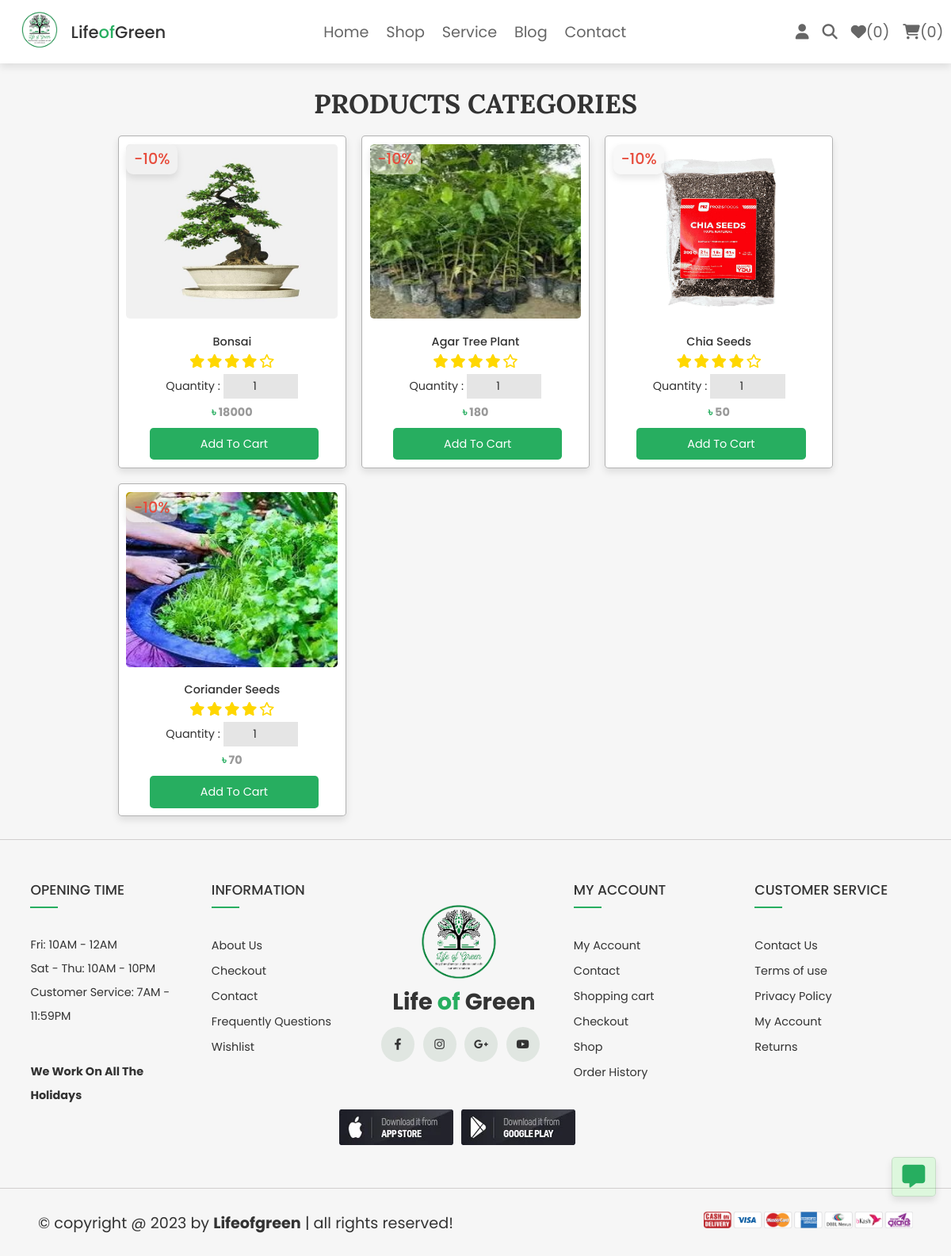
The page /category_seasonal.php?seasonal=other (signed in) on the database its author committed.
### tables this page shows
CREATE TABLE `users` (
  `id` int(100) NOT NULL,
  `name` varchar(100) NOT NULL,
  `email` varchar(100) NOT NULL,
  `password` varchar(100) NOT NULL,
  `user_type` varchar(20) NOT NULL DEFAULT 'user',
  `user_status` varchar(100) NOT NULL,
  `image` varchar(100) NOT NULL,
  `degree` varchar(100) NOT NULL,
  `specialist` varchar(100) NOT NULL
);

CREATE TABLE `products` (
  `id` int(100) NOT NULL,
  `name` varchar(100) NOT NULL,
  `category` varchar(20) NOT NULL,
  `season` varchar(100) NOT NULL,
  `details` varchar(500) NOT NULL,
  `price` int(100) NOT NULL,
  `image` varchar(100) NOT NULL
);

### category_seasonal.php (the view, shortened to what this page needs)
<?php
@include 'config.php';
?>
<!DOCTYPE html>
<html lang="en">
<head>
   <link rel="stylesheet" href="https://cdnjs.cloudflare.com/ajax/libs/font-awesome/6.1.1/css/all.min.css">
   <link rel="stylesheet" href="css/style.css">
</head>
<body>
   <?php include 'header.php'; ?>
   <section class="product">
      <h1 class="title">products categories</h1>
      <div class="box-containers">
         <?php
         $season_name = $_GET['seasonal'];
         $select_products = $conn->prepare("SELECT * FROM `products` WHERE season = ?");
         $select_products->execute([$season_name]);
         if ($select_products->rowCount() > 0) {
            while ($fetch_products = $select_products->fetch(PDO::FETCH_ASSOC)) {
         ?>
               <form action="" class="box" method="POST">
                  <span class="discount">-10%</span>
                  <a href="view_page.php?pid=<?= $fetch_products['id']; ?>">
                     <img src="uploaded_img/<?= $fetch_products['image']; ?>" alt="">
                  </a>
                  <div class="name"><?= $fetch_products['name']; ?></div>
                  <div class="stars">
                     <i class="fas fa-star"></i>
                     <i class="fas fa-star"></i>
                     <i class="fas fa-star"></i>
                     <i class="fas fa-star"></i>
                     <i class="far fa-star"></i>
                  </div>
                  <div class="quantity">
                     <span> Quantity : </span>
                     <input type="number" min="1" max="100" value="1" name="p_qty" class="qty">
                  </div>
                  <div class="price">৳ <span><?= $fetch_products['price']; ?></span></div>
                  <input type="submit" value="add to cart" class="btn" name="add_to_cart">
               </form>
         <?php
            }
         } else {
            echo '<p class="empty">no products added yet!</p>';
         }
         ?>
      </div>
   </section>
   <?php include 'footer.php'; ?>
</body>
</html>

### css/style.css (style rules this page uses)
.product .box-containers { display: grid; grid-template-columns: repeat(auto-fit, 30rem); gap: 2rem; justify-content: center; align-items: flex-start; }
.product .box-containers .box { overflow: hidden; padding: 1rem; text-align: center; border: 0.2rem solid rgba(0, 0, 0, .3); background-color: var(--white); box-shadow: var(--box-shadow); border-radius: .5rem; position: relative; }
.product .box-containers .box img { width: 100%; height: 23rem; margin-bottom: 1rem; border-radius: .5rem; }
.product .box-containers .box .discount { position: absolute; top: 1rem; left: 1rem; background: rgba(241 241 241 / 49%); color: var(--red); font-size: 2rem; font-weight: 500; padding: .5rem 1rem; border-radius: 1rem; box-shadow: var(--box-shadow); }
.product .box-containers .box .name { font-size: 1.5rem; padding: 0.5rem 0; font-weight: 500; }
.product .box-containers .box .stars i { color: gold; font-size: 1.8rem; cursor: pointer; }
.product .box-containers .box .quantity { padding: .7rem 0; }
.product .box-containers .box .quantity span { font-size: 1.5rem; }
.product .box-containers .box .quantity input { font-size: 1.5rem; padding: .5rem; text-align: center; background: rgba(0, 0, 0, .1); }
.product .box-containers .box .price { font-weight: bolder; color: var(--green); font-size: 1.5rem; }
.product .box-containers .box .price span { color: #999; font-size: 1.5rem; }
.product .box-containers .box .btn { font-size: 1.5rem; padding: 1rem 0rem; width: 80%; margin-left: 11%; }

### css/components.css (style rules this page uses)
:root { --green: #27ae60; --orange: #f39c12; --red: #e74c3c; --black: #333; --light-color: #666; --white: #fff; --light-bg: #f6f6f6; --border: .2rem solid var(--black); --box-shadow: 0 .5rem 1rem rgba(0, 0, 0, .1); --swiper-theme-color: #27ae60 !important; --outline: .1rem solid rgba(0, 0, 0, .1); --outline-hover: .2rem solid var(--black); }
* { font-family: 'Poppins', sans-serif; margin: 0; padding: 0; box-sizing: border-box; outline: none; border: none; text-decoration: none; color: var(--black); }
body { background-color: var(--light-bg); }
html { font-size: 60%; overflow-x: hidden; scroll-behavior: smooth; scroll-padding-top: 6.5rem; }
section { padding: 3rem 2rem; max-width: 1200px; margin: 0 auto; }
.btn, .delete-btn, .option-btn { display: block; width: 100%; margin-top: 1rem; border-radius: .5rem; color: var(--white); font-size: 2rem; padding: 1.3rem 3rem; text-transform: capitalize; cursor: pointer; text-align: center; }
.btn { background-color: var(--green); }
.title { text-align: center; margin-bottom: 2rem; text-transform: uppercase; color: var(--black); font-size: 3.5rem; font-family: 'Lora', sans-serif; }

### rows shown on the page
products: image (picture), name "Bonsai", price "18000"
products: image (picture), name "Agar Tree Plant", price "180"
products: image (picture), name "Chia Seeds", price "50"
products: image (picture), name "Coriander Seeds", price "70"

### other values the page prints
$count_wishlist_items->rowCount() "0"
$count_cart_items->rowCount() "0"
